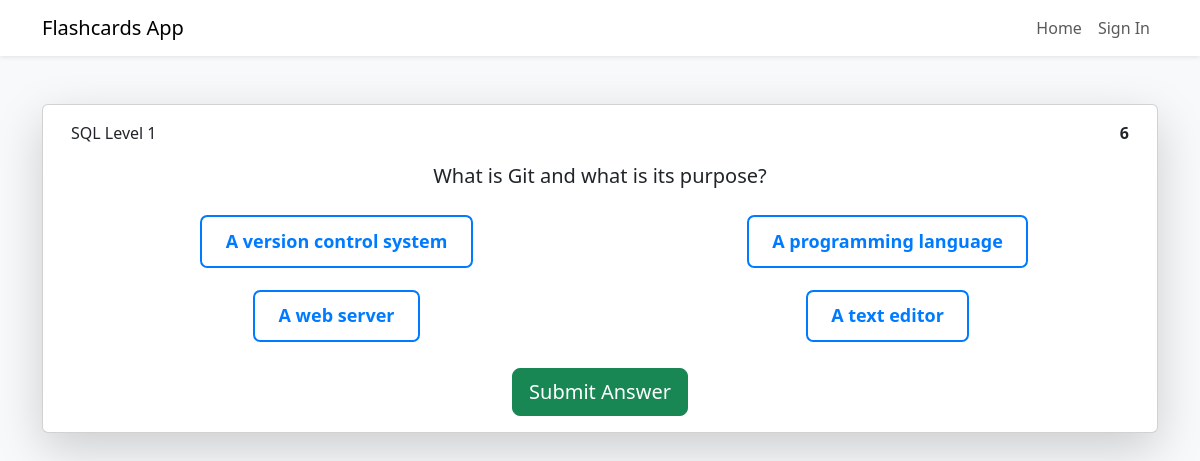
Page /git/ on the committed database.
### game/models.py (models this page shows, shortened)
class Project(models.Model):
    CATEGORY_CHOICES = [
        ('Flashcard', 'Flashcard'),
        ('JavaScript', 'JavaScript'),
        ('JavaScriptL_2', 'JavaScript_2'),
        ('Python', 'Python'),
        ('PythonL_2', 'PythonL_2'),
        ('SQL', 'SQL'),
        ('SQL_level_2', 'SQL_level_2'),
        ('Git', 'Git'),
        ('Git_level_2', 'Git_level_2'),
        ('Randon', 'Randon'),
        ('Exercises_Int', 'Exercises_Int'), # Nueva categoría añadida
    ]
    user = models.ForeignKey(User, on_delete=models.CASCADE)  # Relación con el modelo User
    question = models.TextField(null=False)
    choice_1 = models.TextField(blank=True, null=True)
    choice_2 = models.TextField(blank=True, null=True)
    choice_3 = models.TextField(blank=True, null=True)
    choice_4 = models.TextField(blank=True, null=True)
    correct_answer = models.TextField()
    category = models.CharField(
        max_length=50,
        choices=CATEGORY_CHOICES,
        default='JavaScript',
        help_text="Select the category for this question."
    )

### game/views.py (the view, shortened to what this page needs)
# urls.py: path('git/', views.git_questions, name='git_questions'),
def git_questions(request):
    git_projects = Project.objects.filter(category='Git').order_by('id')
    current_question_index = int(request.POST.get('current_question_index', 0))
    selected_answer = request.POST.get(f'answer_{request.POST.get("question_id")}', None)
    is_correct = None
    error_message = None
    if 'git_incorrect_answers' not in request.session:
        request.session['git_incorrect_answers'] = []
    total_selected_answers = request.session.get('total_selected_git_answers', 0)
    if current_question_index >= len(git_projects):
        return render(request, 'result.html', {
            'score': request.session.get('git_score', 0),
            'incorrect_answers': request.session.get('git_incorrect_answers', []),
            'total_selected_git_answers': total_selected_answers
        })
    current_project = git_projects[current_question_index]
    remaining_questions = len(git_projects) - current_question_index - 1
    level = "SQL Level 1"
    return render(request, 'git_questions.html', {
        'project': current_project,
        'selected_answer': selected_answer,
        'is_correct': is_correct,
        'current_question_index': current_question_index,
        'error_message': error_message,
        'total_selected_git_answers': total_selected_answers,
        'remaining_questions': remaining_questions,
        'level': level,
    })

### game/templates/git_questions.html (shortened to what this page needs)
{% extends "base.html" %}
{% block content %}
<div class="card shadow-lg">
    <div class="card-body">
        <div class="container">
            <div class="row">
                <div class="col-6 ">
                    <p>{{ level }}</p>
                </div>
                <div class="col-6 text-end">
                    <p><strong>{{ remaining_questions }}</strong></p>
                </div>
            </div>
        </div>
        <p class="fs-5 text-center">{{ project.question }}</p>
        <form method="POST" class="mt-4">
            <div class="question-container">
                <div class="form-check">
                    <label class="answer-option" for="choice1">
                        {{ project.choice_1 }}
                    </label>
                </div>
                <div class="form-check">
                    <label class="answer-option" for="choice2">
                        {{ project.choice_2 }}
                    </label>
                </div>
                <div class="form-check">
                    <label class="answer-option" for="choice3">
                        {{ project.choice_3 }}
                    </label>
                </div>
                <div class="form-check">
                    <label class="answer-option" for="choice4">
                        {{ project.choice_4 }}
                    </label>
                </div>
            </div>
            <div class="text-center mt-4">
                <button type="submit" class="btn btn-success btn-lg ">
                    Submit Answer
                </button>
            </div>
        </form>
    </div>
</div>
{% endblock %}

### game/static/css/styles.css (style rules this page uses)
.question-container { display: grid; grid-template-columns: repeat(2, 1fr); gap: 20px; justify-items: center; margin-top: 20px; }
.answer-option { background-color: white; border: 2px solid #007bff; color: #007bff; padding: 0.6em 1.3em; font-weight: 900; font-size: 18px; text-align: center; display: inline-block; transition: background-color 0.3s, color 0.3s; cursor: pointer; border-radius: 0.4em; width: 100%; }

### rows in the picture
Project: question "What is Git and what is its purpose?", choice_1 "A version control system", choice_2 "A programming language", choice_3 "A web server", choice_4 "A text editor"

### other values in the picture
{{ level }} "SQL Level 1"
{{ remaining_questions }} "6"
